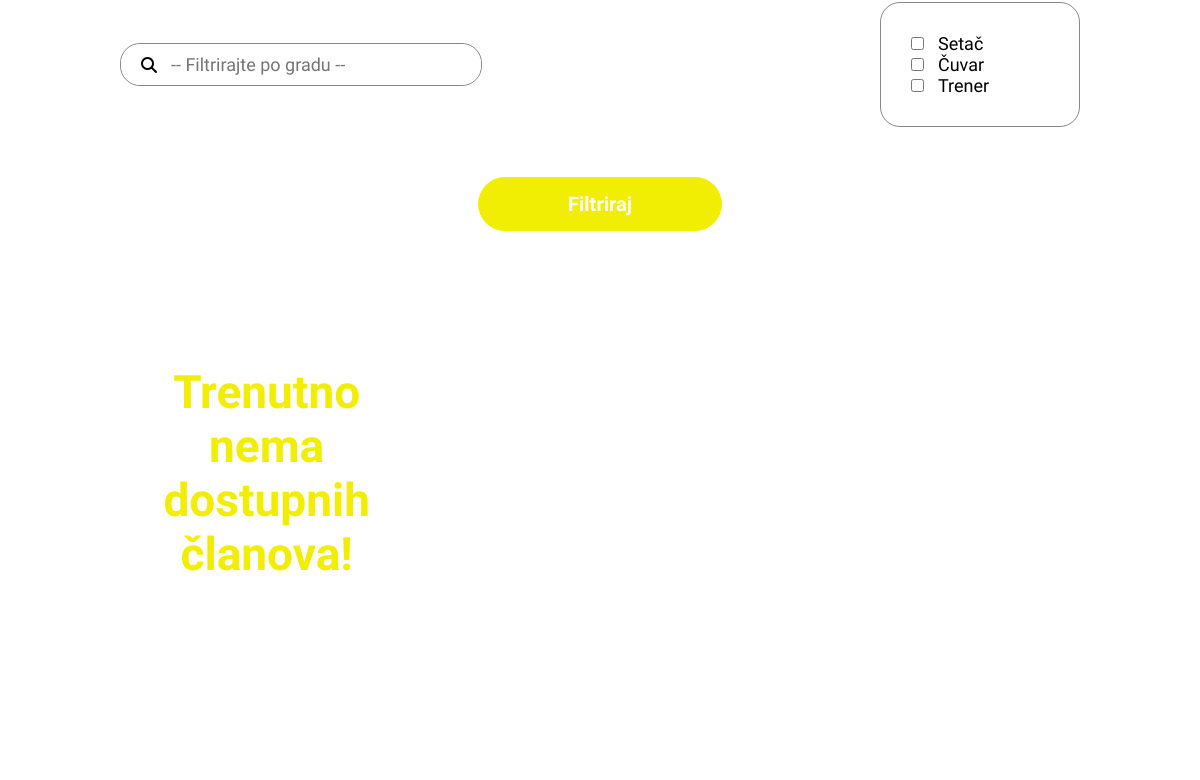
Page /clanovi/ (middle part) on the earlier database version.
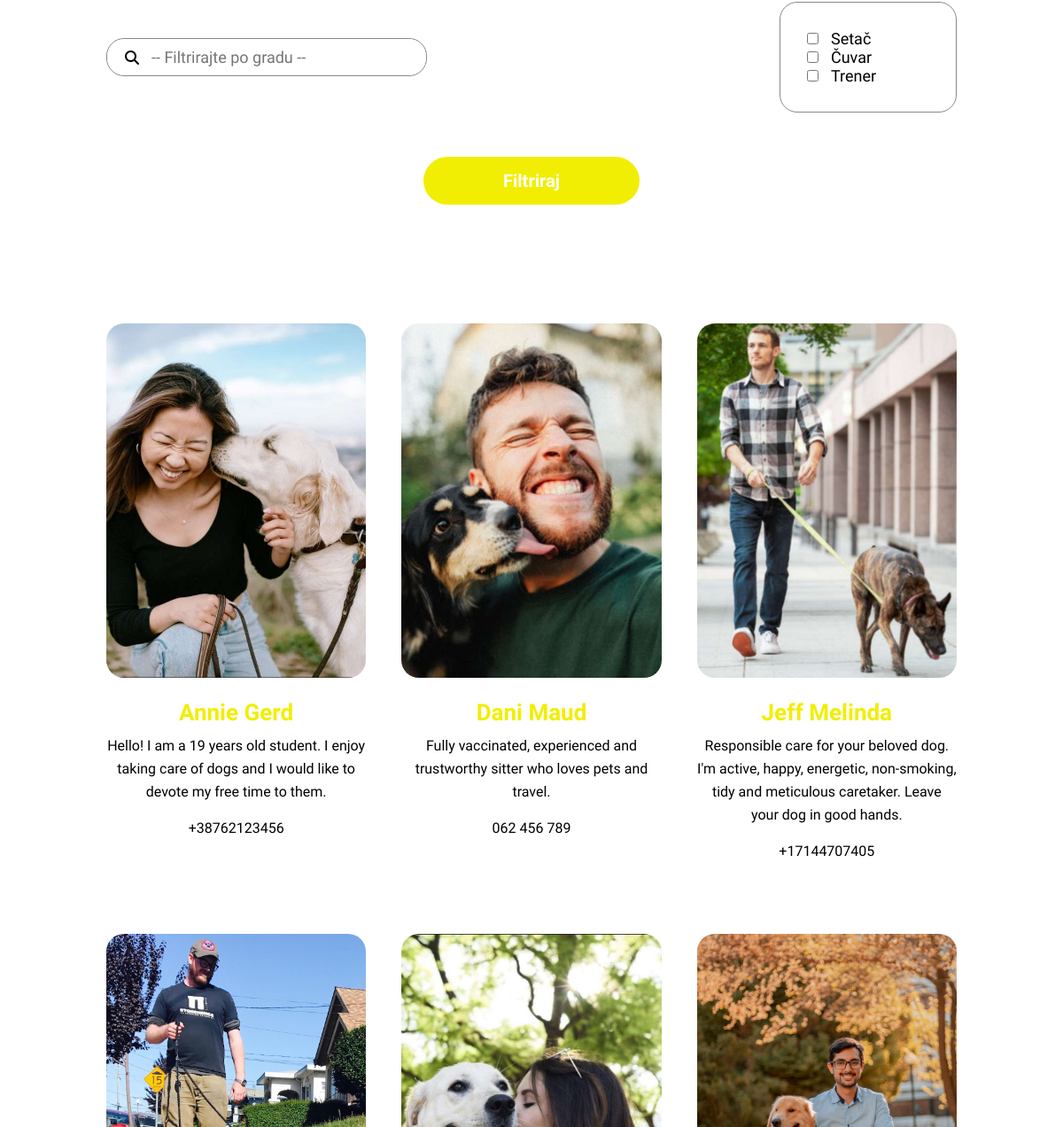
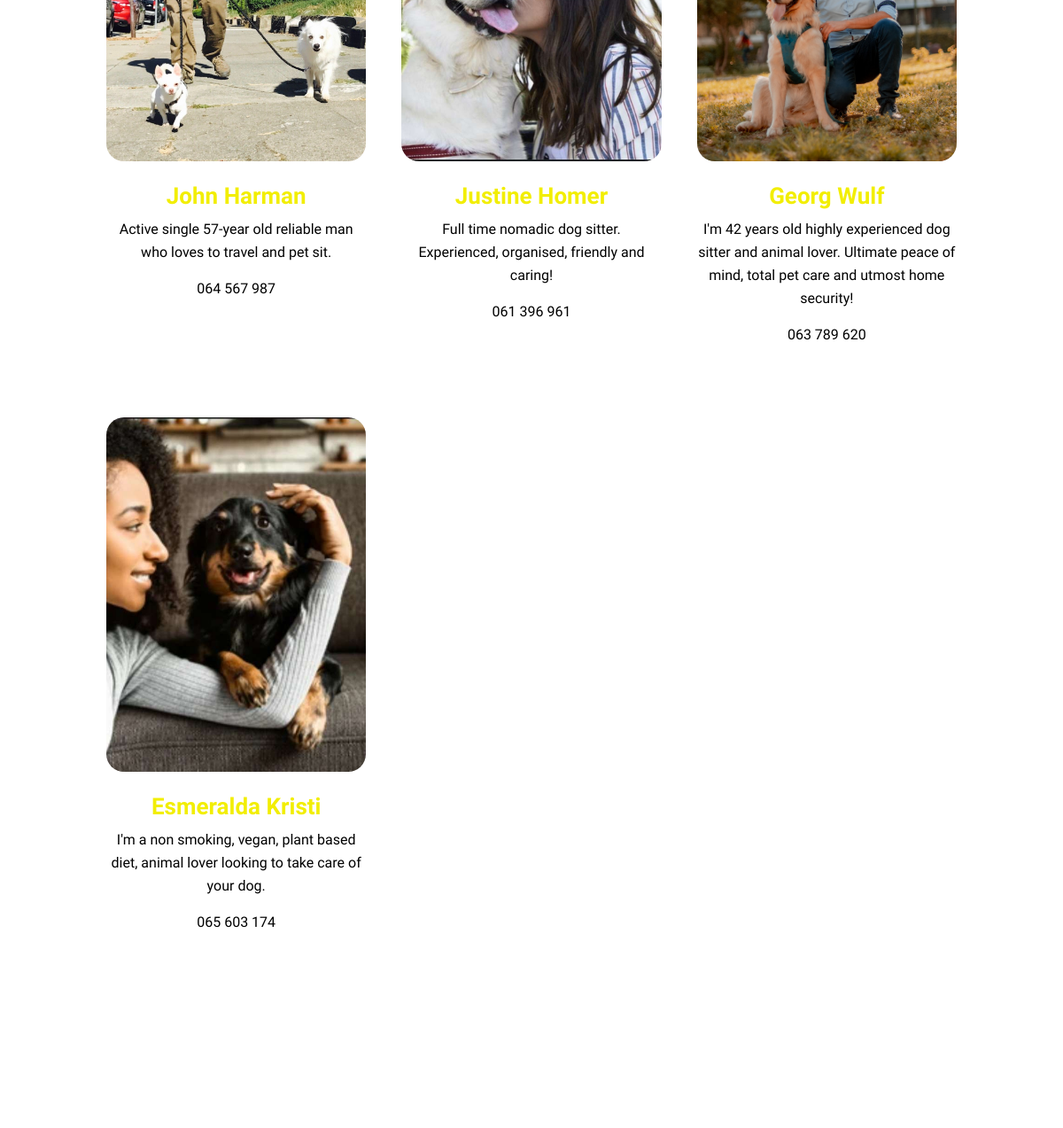
Same page on the later database version (2 pictures, top to bottom).
### SubHazApp/models.py (models this page shows, shortened)
class Profile(models.Model):
    image = models.ImageField(upload_to='media/profile_image/')
    image_id = models.ImageField(upload_to='media/profile_id_image/')
    user = models.OneToOneField(User, null=True, on_delete=models.CASCADE)
    phone_number = PhoneField(null=False, blank=False, unique=True)
    address = models.CharField(max_length=200)
    city = models.CharField(max_length=200)
    charge_rate = models.CharField(max_length=200)
    status = models.IntegerField(choices=AUTHENTICATION, default=0)
    description = models.TextField(max_length=1000)
    setac = models.IntegerField(choices=CHOICE,default=0)
    cuvar = models.IntegerField(choices=CHOICE,default=0)
    trener = models.IntegerField(choices=CHOICE,default=0)

### SubHazApp/views.py (the view)
# urls.py: path('clanovi/', contractors, name='contractors'),
def contractors(request):
    searched = 0
    profiles = Profile.objects.filter(status=1)
    if request.method == "POST":
        searched=1
        city = request.POST.get('searched')
        setac = request.POST.get('setac')
        cuvar = request.POST.get('cuvar')
        trener = request.POST.get('trener')
        if not setac and not cuvar and not trener:
            profiles = Profile.objects.filter(status=1, city=city)
        if setac and not cuvar and not trener:
            profiles = Profile.objects.filter(status=1, city=city).filter(setac=1)
        if cuvar and not setac and not trener:
            profiles = Profile.objects.filter(status=1, city=city).filter(cuvar=1)
        if trener and not setac and not cuvar:
            profiles = Profile.objects.filter(status=1, city=city).filter(trener=1)
        if trener and setac and not cuvar:
            profiles = Profile.objects.filter(status=1, city=city).filter(trener=1).filter(setac=1)
        if trener and cuvar and not setac:
            profiles = Profile.objects.filter(status=1, city=city).filter(trener=1).filter(cuvar=1)
        if setac and cuvar and not trener:
            profiles = Profile.objects.filter(status=1, city=city).filter(cuvar=1).filter(setac=1)
        if setac and cuvar and trener:
            profiles = Profile.objects.filter(status=1, city=city).filter(trener=1).filter(cuvar=1).filter(setac=1)
        return render(request, 'SubHazApp/members.html', {'profiles':profiles, 'cities_list':cities_list, 'searched':searched})
    else:
        return render(request, 'SubHazApp/members.html', {'profiles':profiles, 'cities_list':cities_list,'searched':searched})

### SubHazApp/templates/SubHazApp/members.html (shortened to what this page needs)
{% extends 'SubHazApp/base/base.html' %}
{% load static %}
{% block content %}
<section class="search_main" id="consultant_search">
    <div class="element job-search">
        <form action="" method="POST" >
            <div class="certificate_search">
                <div class="first_search_option">
                    <i class="fa-solid fa-magnifying-glass"></i>
                    <input list="cities" name="searched" id="searched" required placeholder="-- Filtrirajte po gradu --">
                </div>
                <div id="second_search_option" class="second_search_option">
                    <div id="sort_by_1" class="sort_by_1">
                        <input type="checkbox" id="setac" name="setac" value="1">
                        <label for="setac">Setač</label>
                        <br>
                        <input type="checkbox" id="cuvar" name="cuvar" value="1">
                        <label for="cuvar">Čuvar</label>
                        <br>
                        <input type="checkbox" id="trener" name="trener" value="1">
                        <label for="setac">Trener</label>
                        <br>
                    </div>
                </div>
            </div>
            <button class="btn-primary" type="submit" name="submit">Filtriraj</button>
        </form>
    </div>
</section>
<section class="contractors">
    <div class="element">
            <div class="cotractor-grid">
                {% for profile in profiles %}
                    <a href="#"><div class="contractor-display">
                        <img src="{{profile.image.url}}" alt="female-img">
                        <h3 class="title-h3">{{profile.user.first_name}} {{profile.user.last_name}}</h3>
                        <p class="text">{{profile.description}}</p>
                        <p class="text" style="margin-top: 15px;">{{profile.phone_number}}</p>
                    </div></a>
                {% empty %}
                <h1 class="title-h1">Trenutno nema dostupnih članova!</h1>
                {% endfor %}
            </div>
    </div>
</section>
{% endblock %}

### SubHazApp/templates/SubHazApp/base/base.html (shortened to what this page needs)
{% load static %}
<!DOCTYPE html>
<html lang="en">
<head>
    <link href="{% static 'scss/styles.css' %}" type="text/css" rel="stylesheet">
    <link rel="stylesheet" href="https://cdnjs.cloudflare.com/ajax/libs/font-awesome/4.7.0/css/font-awesome.min.css">
</head>
<body>
    {% block content %}
    {% endblock %}
    </body>
    </html>

### static/scss/styles.css (style rules this page uses)
* { margin: 0; padding: 0; box-sizing: border-box; font-family: "Ubuntu", sans-serif; }
html { scroll-behavior: smooth; }
a { text-decoration: none; color: black; }
.element { max-width: 1200px; margin: auto; width: 80%; }
.title-h3 { font-size: 26px; font-weight: 900; color: #f2ee03; margin-bottom: 50px; }
.text { font-size: 16px; line-height: 26px; }
.btn-primary { padding: 15px 60px; background-color: #f2ee03; color: white; font-size: 16px; border-radius: 30px; font-weight: 900; border: none; transition: 0.3s; cursor: pointer; }
.contractors { padding-bottom: 200px; }
.contractors .element { text-align: center; }
.contractors .element .title-h3 { margin-bottom: 10px !important; }
.contractors .element .cotractor-grid { margin-top: 50px; display: grid; grid-template-columns: repeat(3, 1fr); -moz-column-gap: 40px; column-gap: 40px; row-gap: 60px; }
.contractors .element .cotractor-grid .contractor-display img { width: 100%; border-radius: 20px; height: 400px; -o-object-fit: cover; object-fit: cover; }
.contractors .element .cotractor-grid .contractor-display h3 { margin-top: 20px; }
.search_main { padding-top: 80px; min-height: 60vh; }
.search_main .job-search form { text-align: center; }
.search_main .job-search form .certificate_search { display: flex; align-items: center; justify-content: space-between; }
.search_main .job-search form .certificate_search .first_search_option { position: relative; border: 1px solid #878889; border-radius: 20px; overflow: hidden; }
.search_main .job-search form .certificate_search .first_search_option i { position: absolute; top: 50%; transform: translate(0%, -50%); left: 20px; }
.search_main .job-search form .certificate_search .first_search_option input { padding-block: 10px; border-radius: 20px; width: 360px; padding-left: 50px; font-size: 18px; border: none; border-right: 16px solid transparent; }
.search_main .job-search form .certificate_search .second_search_option { padding: 30px; text-align: left; border: 1px solid #878889; border-radius: 20px; width: 200px; }
.search_main .job-search form .certificate_search .second_search_option label { padding-inline: 10px; font-size: 18px; }
.search_main .job-search form button { margin-top: 50px; margin-bottom: 50px; padding-inline: 90px; font-size: 20px; }

Differences in the rows shown:
added Profile: image (picture), user.first_name "Annie", user.last_name "Gerd", description "Hello! I am a 19 years old student. I enjoy taking care of dogs and I would like to devote my free time to them.", phone_number "+38762123456"
added Profile: image (picture), user.first_name "Dani", user.last_name "Maud", description "Fully vaccinated, experienced and trustworthy sitter who loves pets and travel.", phone_number "062 456 789"
added Profile: image (picture), user.first_name "Jeff", user.last_name "Melinda", description "Responsible care for your beloved dog. I'm active, happy, energetic, non-smoking, tidy and meticulous caretaker. Leave your dog in good hands.", phone_number "+17144707405"
added Profile: image (picture), user.first_name "John", user.last_name "Harman", description "Active single 57-year old reliable man who loves to travel and pet sit.", phone_number "064 567 987"
added Profile: image (picture), user.first_name "Justine", user.last_name "Homer", description "Full time nomadic dog sitter. Experienced, organised, friendly and caring!", phone_number "061 396 961"
added Profile: image (picture), user.first_name "Georg", user.last_name "Wulf", description "I'm 42 years old highly experienced dog sitter and animal lover. Ultimate peace of mind, total pet care and utmost home security!", phone_number "063 789 620"
added Profile: image (picture), user.first_name "Esmeralda", user.last_name "Kristi", description "I'm a non smoking, vegan, plant based diet, animal lover looking to take care of your dog.", phone_number "065 603 174"
Other differences:
text no longer shown: "Trenutno nema dostupnih članova!"
